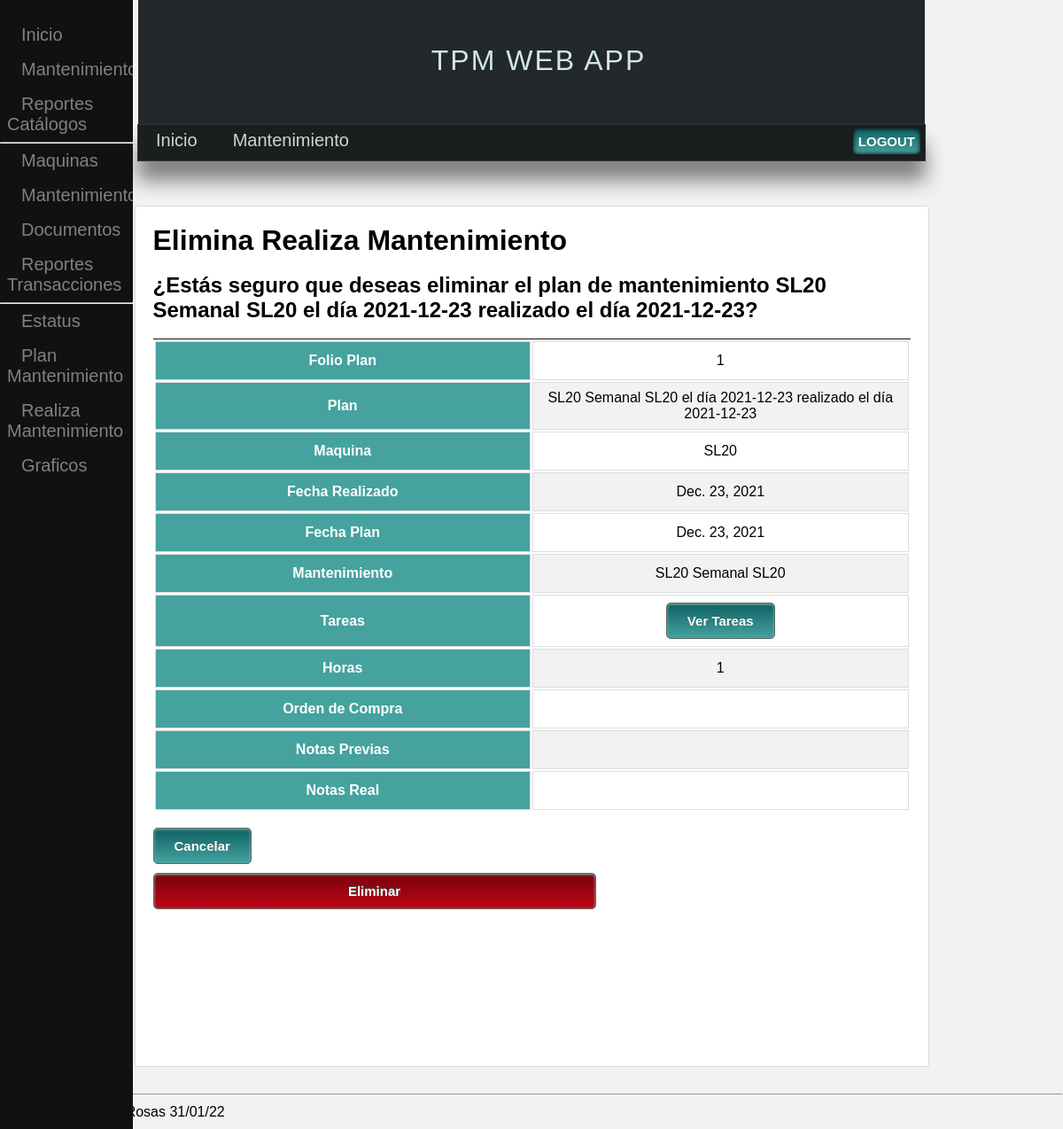
Screenshot of /mantenimiento/transacciones/elimina-realiza-mant/1 (signed in) with the database file from the repository.
### mantt/models.py (models this page shows)
class Realiza_mant(models.Model):
    fecha_realizado = models.DateField()
    plan_mant = models.OneToOneField(Plan_mant,on_delete=CASCADE)
    notas_real = models.TextField(max_length=500, blank=True)
    def __str__(self):
        return '{} realizado el día {}'.format(self.plan_mant, self.fecha_realizado)

class Plan_mant(models.Model):
    fecha_alta = models.DateField(auto_now=True)
    fecha_plan = models.DateField()
    cod_kepler_prov = models.CharField(max_length=10, blank=True, verbose_name='Codigo Proveedor Kepler')
    orden_compra = models.CharField(max_length=50, blank=True)
    horas_plan = models.PositiveIntegerField(default=1,validators=[MinValueValidator(1)])
    mant = models.ForeignKey(Mantenimiento, on_delete=CASCADE)
    notas_plan = models.TextField(max_length=500, blank=True)
    class Meta:
        constraints = [models.UniqueConstraint(fields=['fecha_plan','mant'], name='Cons_plan_mant')]
        ordering = ['mant__maquina__modelo__tipo__area','mant__maquina__nombre_maquina']
    def __str__(self):
        return '{} el día {}'.format(self.mant, self.fecha_plan)

class Mantenimiento(models.Model):
    nombre_mant = models.CharField(max_length=100, blank=False, verbose_name='Mantenimiento')
    class tipo_mant(models.TextChoices):
        Preventivo = 'Preventivo'
        Correctivo = 'Correctivo'
    tipo = models.CharField(max_length=10, choices=tipo_mant.choices)
    class periodicidad(models.TextChoices):
        unico = 'Unico'
        semanal = 'Semanal'
        quincenal = 'Quincenal'
        mensual = 'Mensual'
        bimestral = 'Bimestral'
        trimestral = 'Trimestral'
        semestral = 'Semestral'
        anual = 'Anual'
    periodo = models.CharField(max_length=20, choices=periodicidad.choices)
    maquina = models.ForeignKey(Maquina, on_delete=CASCADE)
    class Meta:
        ordering = ['maquina','periodo']
    def __str__(self):
        return '{} {} {}'.format(self.maquina, self.periodo,self.nombre_mant)

class Maquina(models.Model):
    nombre_maquina = models.CharField(max_length=100, blank=False, verbose_name='Maquina',unique=True)
    modelo = models.ForeignKey(Modelo, on_delete=DO_NOTHING)
    no_serie = models.CharField(max_length=100)
    codigo_kepler = models.CharField(max_length=100)
    imagen = models.ImageField(blank=True,upload_to='maquina_master')
    def __str__(self):
        return '{}'.format(self.nombre_maquina)

### mantt/views/realiza_mant.py (the view)
# urls.py: path('mantenimiento/transacciones/elimina-realiza-mant/<int:realiza_mant>',mt.elimina_realiza_mant, name='elimina_realiza_mant'),
@login_required(login_url='login_page')
@permission_required('mantt.delete_realiza_mant',login_url='login_page',raise_exception=True)
def elimina_realiza_mant(request,realiza_mant):
    realiza_mant = Realiza_mant.objects.get(id=realiza_mant)
    if request.method == 'POST':
        realiza_mant.delete()
        return redirect('/mantenimiento/transacciones/reporte-realiza-mantenimiento')
    return render(request,'Transacciones/Realiza_Mant/elimina_realiza_mant.html',{
        'realiza_mant':realiza_mant,
    })

### mantt/templates/Transacciones/Realiza_Mant/elimina_realiza_mant.html (shortened to what this page needs)
{% extends 'base.html' %}
{% block content %}
{% load static %}
{% include 'sidenav_mant.html' %}
<h1 class="title">Elimina Realiza Mantenimiento</h1>
<br>
<h2> ¿Estás seguro que deseas eliminar el plan de mantenimiento {{realiza_mant}}? </h2>
<br>
<table>
    <tr>
        <th> Folio Plan </th>
        <td> {{realiza_mant.id}} </td>
    </tr>
    <tr>
        <th> Plan </th>
        <td> {{realiza_mant}} </td>
    </tr>
    <tr>
        <th> Maquina </th>
        <td> {{realiza_mant.plan_mant.mant.maquina}} </td>
    </tr>
    <tr>
        <th> Fecha Realizado </th>
        <td> {{realiza_mant.fecha_realizado}} </td>
    </tr>
    <tr>
        <th> Fecha Plan </th>
        <td> {{realiza_mant.plan_mant.fecha_plan}} </td>
    </tr>
    <tr>
        <th> Mantenimiento </th>
        <td>  {{realiza_mant.plan_mant.mant}}  </td>
    </tr>
    <tr>
        <th> Tareas </th>
        <td> <button type="button" onclick="location.href='{% url 'repxtareas' realiza_mant.plan_mant.mant.id%}'">Ver Tareas</button>  </td>
    </tr>
    <tr>
        <th> Horas </th>
        <td> {{realiza_mant.plan_mant.horas_plan}} </td>
    </tr>
    <tr>
        <th> Orden de Compra </th>
        <td> {{realiza_mant.plan_mant.orden_compra}} </td>
    </tr>
    <tr>
        <th> Notas Previas </th>
        <td> {{realiza_mant.plan_mant.notas}} </td>
    </tr>
    <tr>
        <th> Notas Real </th>
        <td> {{realiza_mant.notas_real}} </td>
    </tr>
</table>
<br>
<form action="{% url 'elimina_realiza_mant' realiza_mant.id%}" method='POST'>
    <button type="button" onclick="location.href='{% url 'rep_realiza_mant'%}'">Cancelar</button>
    <br>
    <input class="elimina_button" type="submit" name="Eliminar" value="Eliminar">
</form>
{% endblock %}

### static/css/styles.css (style rules this page uses)
* { margin: 0px; padding: 0px; font-family:Arial, Helvetica, sans-serif; text-decoration: none; }
body { background-color: #f2f2f2; }
form textarea, input { display: block; width: 500px; padding: 5px; margin-top: 10px; margin-bottom: 10px; }
input.elimina_button { box-shadow:inset 0px 1px 3px 0px #91b8b3; background:linear-gradient(to bottom, #7c030d 5%, #be0615 100%); background-color:#45a29e; border-radius:5px; border:1px solid #566963; display:inline-block; cursor:pointer; color:#ffffff; font-family:Arial; font-size:15px; font-weight:bold; padding:11px 23px; text-decoration:none; text-shadow:0px -1px 0px #2b665e }
button { box-shadow:inset 0px 1px 3px 0px #91b8b3; background:linear-gradient(to bottom, #116466 5%, #45a29e 100%); background-color:#45a29e; border-radius:5px; border:1px solid #566963; display:inline-block; cursor:pointer; color:#ffffff; font-family:Arial; font-size:15px; font-weight:bold; padding:11px 23px; text-decoration:none; text-shadow:0px -1px 0px #2b665e }
table { display: table; width: 100%; border-top: 1px solid #111; table-layout: fixed; text-align: center; }
table td, table th { border: 1px solid #ddd; padding: 8px; }
table tr:nth-child(even) { background-color: #f2f2f2; }
table th { padding-top: 12px; padding-bottom: 12px; text-align: center; background-color: #45a29e; color: white; }

### rows the page displays
Realiza_mant: plan_mant+fecha_realizado "SL20 Semanal SL20 el día 2021-12-23 realizado el día 2021-12-23", id "1", plan_mant.mant.maquina "SL20", fecha_realizado "Dec. 23, 2021", plan_mant.fecha_plan "Dec. 23, 2021", plan_mant.mant "SL20 Semanal SL20", plan_mant.horas_plan "1"
